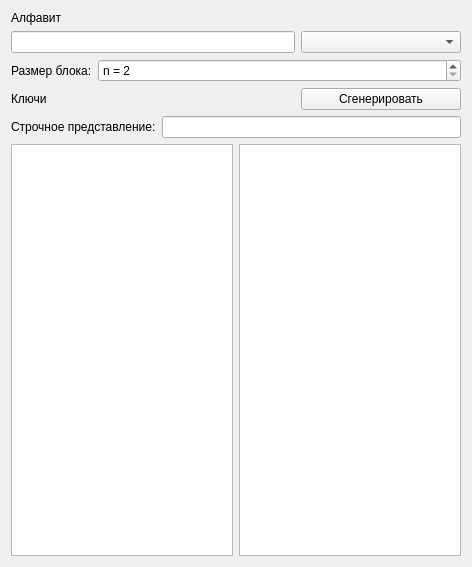
<?xml version="1.0" encoding="UTF-8"?>
<ui version="4.0">
 <class>Form</class>
 <widget class="QWidget" name="Form">
  <property name="geometry">
   <rect>
    <x>0</x>
    <y>0</y>
    <width>472</width>
    <height>567</height>
   </rect>
  </property>
  <property name="windowTitle">
   <string>Form</string>
  </property>
  <layout class="QVBoxLayout" name="verticalLayout">
   <item>
    <widget class="QLabel" name="label">
     <property name="text">
      <string>Алфавит</string>
     </property>
    </widget>
   </item>
   <item>
    <layout class="QHBoxLayout" name="horizontalLayout_4" stretch="0,2">
     <item>
      <widget class="QLineEdit" name="alph0"/>
     </item>
     <item>
      <widget class="QComboBox" name="alphabet_sel">
       <property name="maximumSize">
        <size>
         <width>160</width>
         <height>16777215</height>
        </size>
       </property>
      </widget>
     </item>
    </layout>
   </item>
   <item>
    <layout class="QHBoxLayout" name="horizontalLayout_3" stretch="0,1">
     <item>
      <widget class="QLabel" name="label_3">
       <property name="text">
        <string>Размер блока:</string>
       </property>
      </widget>
     </item>
     <item>
      <widget class="QSpinBox" name="block_size">
       <property name="prefix">
        <string>n = </string>
       </property>
       <property name="minimum">
        <number>2</number>
       </property>
       <property name="maximum">
        <number>8</number>
       </property>
      </widget>
     </item>
    </layout>
   </item>
   <item>
    <layout class="QHBoxLayout" name="horizontalLayout_5">
     <item>
      <widget class="QLabel" name="label_2">
       <property name="text">
        <string>Ключи</string>
       </property>
      </widget>
     </item>
     <item>
      <widget class="QPushButton" name="button_generate_key">
       <property name="maximumSize">
        <size>
         <width>160</width>
         <height>16777215</height>
        </size>
       </property>
       <property name="text">
        <string>Сгенерировать</string>
       </property>
      </widget>
     </item>
    </layout>
   </item>
   <item>
    <layout class="QHBoxLayout" name="horizontalLayout">
     <item>
      <widget class="QLabel" name="label_4">
       <property name="text">
        <string>Строчное представление:</string>
       </property>
      </widget>
     </item>
     <item>
      <widget class="QLineEdit" name="key_enter"/>
     </item>
    </layout>
   </item>
   <item>
    <layout class="QHBoxLayout" name="horizontalLayout_2">
     <item>
      <widget class="QTableWidget" name="matrix_view"/>
     </item>
     <item>
      <widget class="QTableWidget" name="matrix_view2"/>
     </item>
    </layout>
   </item>
  </layout>
 </widget>
 <resources/>
 <connections/>
</ui>
